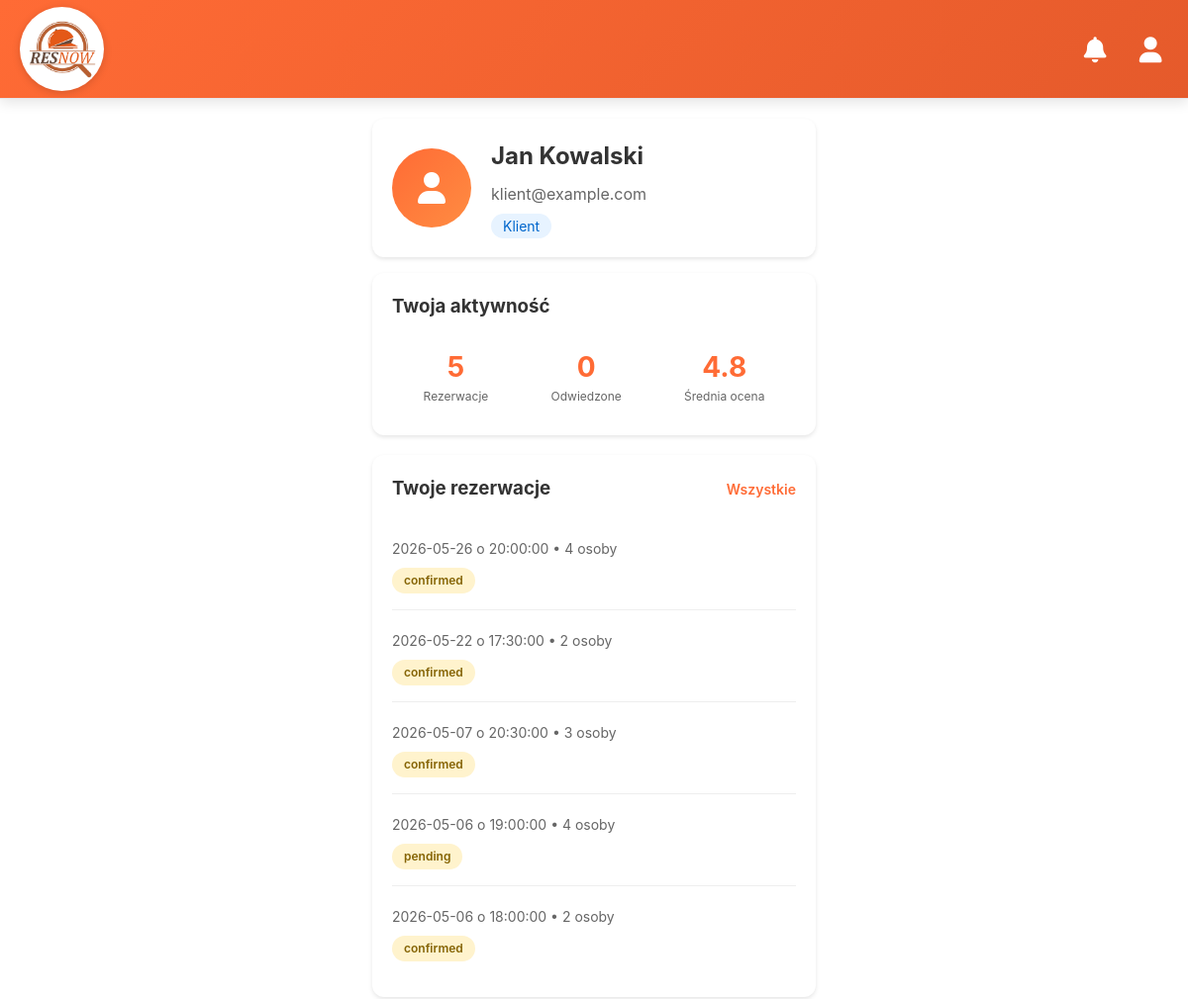
Page /client/profile (signed in, upper part) on the earlier database version.
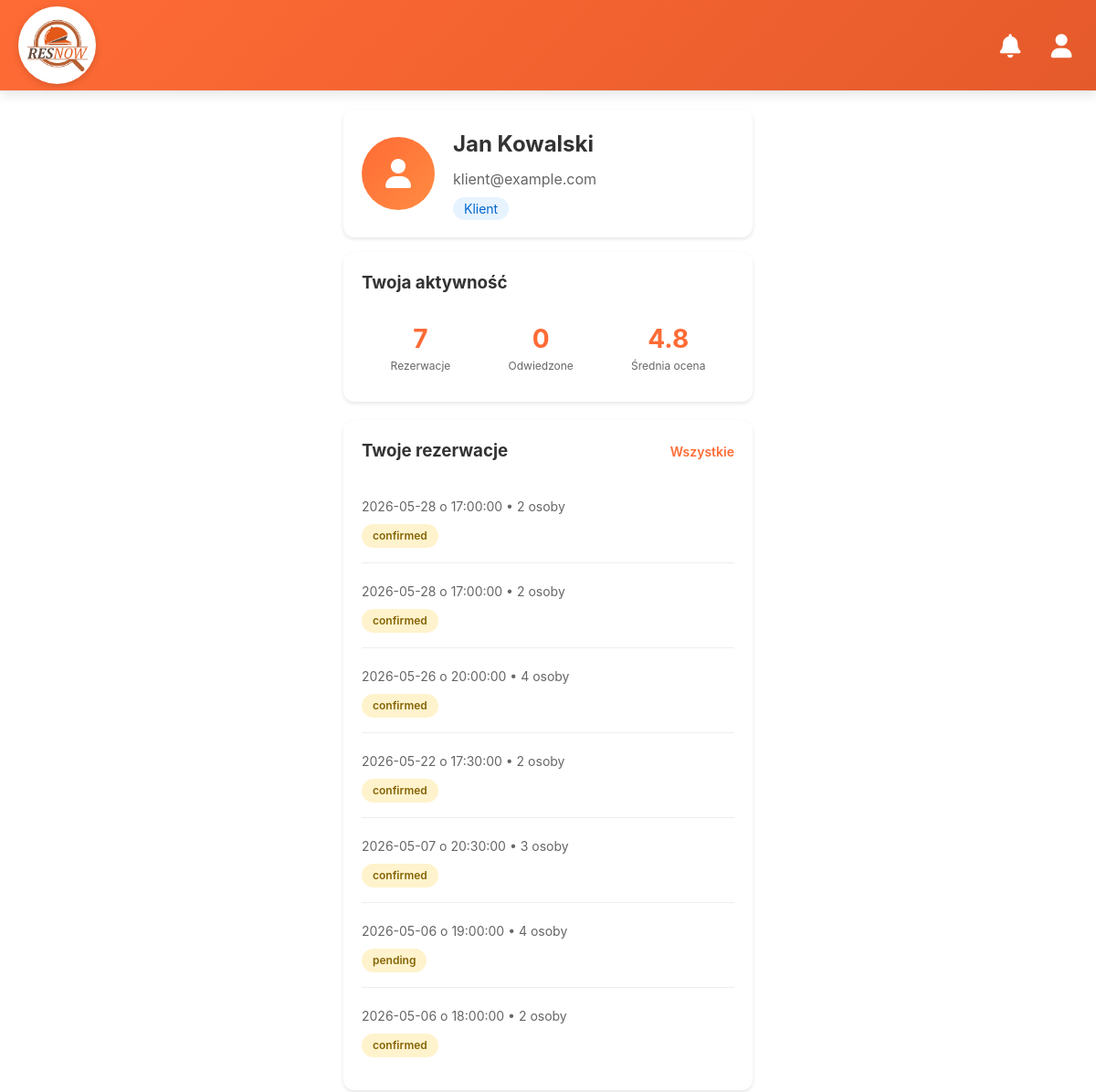
Same page on the later database version.
### models.py (models this page shows, shortened)
class User(db.Model):
    __tablename__ = 'users'
    id = db.Column(db.Integer, primary_key=True)
    name = db.Column(db.String(100), nullable=False)
    email = db.Column(db.String(120), unique=True, nullable=False)
    password = db.Column(db.String(200), nullable=False)
    role = db.Column(db.String(20), nullable=False)
    restaurant_id = db.Column(db.Integer, db.ForeignKey('restaurants.id'), nullable=True)
    restaurant = db.relationship('Restaurant', backref='employees')

class Reservation(db.Model):
    __tablename__ = 'reservations'
    id = db.Column(db.Integer, primary_key=True)
    user_id = db.Column(db.Integer, db.ForeignKey('users.id'), nullable=False)
    restaurant_id = db.Column(db.Integer, db.ForeignKey('restaurants.id'), nullable=False)
    table_id = db.Column(db.Integer, db.ForeignKey('tables.id'), nullable=False)
    date = db.Column(db.Date, nullable=False)
    time = db.Column(db.Time, nullable=False)
    people = db.Column(db.Integer, nullable=False)
    status = db.Column(db.String(20), default='pending')  # pending, confirmed, cancelled
    notes = db.Column(db.Text)
    created_at = db.Column(db.DateTime, default=datetime.utcnow)
    user = db.relationship('User', backref='reservations')
    table = db.relationship('Table', backref='reservations')
    restaurant = db.relationship('Restaurant', backref='reservations')

### app.py (the view)
@app.route('/client/profile')
@login_required
def client_profile():
    if session.get('role') != 'client':
        flash('Brak dostępu', 'danger')
        return redirect(url_for('login'))
    user = User.query.get(session['user_id'])
    reservations = Reservation.query.filter_by(user_id=user.id) \
        .order_by(Reservation.date.desc(), Reservation.time.desc()) \
        .all()
    orders = [
        {'id': 1, 'restaurant_name': '13 Muz', 'date': '2024-01-10', 'total': 89.00, 'status': 'Dostarczone'},
        {'id': 2, 'restaurant_name': 'La Bella Italia', 'date': '2024-01-12', 'total': 124.50, 'status': 'W drodze'}
    ]
    return render_template('client/profile_mobile.html',
                           user=user,
                           reservations=reservations,
                           orders=orders)

### app.py (called while the page is built)
@app.context_processor
def inject_now():
    return {'now': datetime.now()}

def login_required(f):
    @wraps(f)
    def decorated_function(*args, **kwargs):
        if 'user_id' not in session:
            flash('Proszę się zalogować', 'warning')
            return redirect(url_for('login'))
        return f(*args, **kwargs)
    return decorated_function

### templates/client/profile_mobile.html (shortened to what this page needs)
{% extends "mobile_layout.html" %}
{% block content %}
<div style="max-width: 480px; margin: 0 auto; padding: 0 16px;">
<div class="profile-container">
    <div class="profile-header">
        <div class="profile-avatar">
            <i class="fas fa-user"></i>
        </div>
        <div class="profile-info">
            <h2>{{ user.name }}</h2>
            <p>{{ user.email }}</p>
            <p style="margin-top: 8px;">
                <span style="background: #e7f3ff; color: #0066cc; padding: 4px 12px; border-radius: 20px; font-size: 14px;">
                    Klient
                </span>
            </p>
        </div>
    </div>
<div class="profile-section">
    <h3>Twoja aktywność</h3>
    <div style="display: flex; justify-content: space-around; text-align: center; padding: 10px 0;">
        <div>
            <div style="font-size: 28px; font-weight: 700; color: #FF6B35;">{{ reservations|length }}</div>
            <div style="font-size: 12px; color: #666;">Rezerwacje</div>
        </div>
        <div>
            <div style="font-size: 28px; font-weight: 700; color: #FF6B35;">{{ restaurants|length }}</div>
            <div style="font-size: 12px; color: #666;">Odwiedzone</div>
        </div>
        <div>
            <div style="font-size: 28px; font-weight: 700; color: #FF6B35;">4.8</div>
            <div style="font-size: 12px; color: #666;">Średnia ocena</div>
        </div>
    </div>
</div>
    <div class="profile-section">
        <h3>
            Twoje rezerwacje
            <a href="#" class="section-link">Wszystkie</a>
        </h3>
        {% if reservations %}
            {% for res in reservations %}
            <div class="reservation-item">
                <div class="reservation-details">
                    {{ res.date }} o {{ res.time }} • {{ res.people }} osoby
                </div>
                <div>
                    <span class="status-badge {% if res.status == 'Potwierdzona' %}status-confirmed{% else %}status-pending{% endif %}">
                        {{ res.status }}
                    </span>
                </div>
            </div>
            {% endfor %}
        {% else %}
            <p style="color: #666; text-align: center; padding: 20px 0;">
                Brak rezerwacji
            </p>
        {% endif %}
    </div>
</div>
</div>
{% endblock %}

### templates/mobile_layout.html (shortened to what this page needs)
<!DOCTYPE html>
<html lang="pl">
<head>
    <link rel="stylesheet" href="https://cdnjs.cloudflare.com/ajax/libs/font-awesome/6.0.0/css/all.min.css">
    <link rel="stylesheet" href="{{ url_for('static', filename='css/mobile.css') }}">
</head>
<body>
<header class="header safe-area-top" style="background: linear-gradient(135deg, #FF6B35, #E55A2B); height: 120px; padding: 0 20px;">
    <div class="header-title">
        <div style="background: white; border-radius: 50%; width: 85px; height: 85px; display: flex; align-items: center; justify-content: center; box-shadow: 0 2px 8px rgba(0,0,0,0.15);">
            <img src="{{ url_for('static', filename='images/logo.png') }}" alt="ResNow" style="height: 80px;">
        </div>
    </div>
    <div class="header-actions" style="gap: 20px;">
        <button class="header-btn" onclick="toggleNotifications()" style="color: white; font-size: 26px;">
            <i class="fas fa-bell"></i>
        </button>
        <a href="{{ url_for('client_profile') }}" class="header-btn" style="color: white; font-size: 26px;">
            <i class="fas fa-user"></i>
        </a>
    </div>
</header>
    <main class="main safe-area-bottom">
        {% block content %}{% endblock %}
    </main>
</body>
</html>

### static/css/mobile.css (style rules this page uses)
:root { --primary-orange: #FF6B35; --primary-orange-light: #FF8C42; --primary-orange-dark: #E55A2B; --white: #FFFFFF; --light-gray: #F5F5F7; --gray: #8E8E93; --dark-gray: #636366; --dark: #1C1C1E; --black: #000000; --success: #34C759; --warning: #FF9500; --danger: #FF3B30; --info: #007AFF; --background: #FFFFFF; --card-background: #FFFFFF; --shadow: 0 2px 10px rgba(0, 0, 0, 0.08); --shadow-heavy: 0 4px 20px rgba(0, 0, 0, 0.15); --radius-sm: 8px; --radius-md: 12px; --radius-lg: 16px; --radius-xl: 24px; --spacing-xs: 4px; --spacing-sm: 8px; --spacing-md: 16px; --spacing-lg: 24px; --spacing-xl: 32px; }
* { margin: 0; padding: 0; box-sizing: border-box; }
body { font-family: -apple-system, BlinkMacSystemFont, 'Segoe UI', Roboto, Oxygen, Ubuntu, Cantarell, sans-serif; background-color: var(--background); color: var(--dark); line-height: 1.5; -webkit-font-smoothing: antialiased; -moz-osx-font-smoothing: grayscale; }
.header { position: fixed; top: 0; left: 0; right: 0; height: 60px; background-color: var(--white); display: flex; align-items: center; justify-content: space-between; padding: 0 16px; border-bottom: 1px solid #E5E5EA; z-index: 1000; box-shadow: 0 1px 3px rgba(0, 0, 0, 0.1); }
.header.safe-area-top { padding-top: env(safe-area-inset-top); }
.header-title { font-size: 20px; font-weight: 600; color: var(--dark); display: flex; align-items: center; gap: 8px; }
.header-actions { display: flex; gap: 12px; }
.header-btn { width: 36px; height: 36px; border-radius: 50%; background: none; border: none; display: flex; align-items: center; justify-content: center; color: var(--dark); font-size: 18px; position: relative; cursor: pointer; }
.main { padding-top: 60px; padding-bottom: 70px; min-height: 100vh; }
.main.safe-area-bottom { padding-bottom: calc(70px + env(safe-area-inset-bottom)); }

Differences in the rows shown:
added Reservation: date "2026-05-28", time "17:00:00", people "2", status "confirmed"
added Reservation: date "2026-05-28", time "17:00:00", people "2", status "confirmed"
Other differences:
{{ reservations|length }}: "5" → "7"
